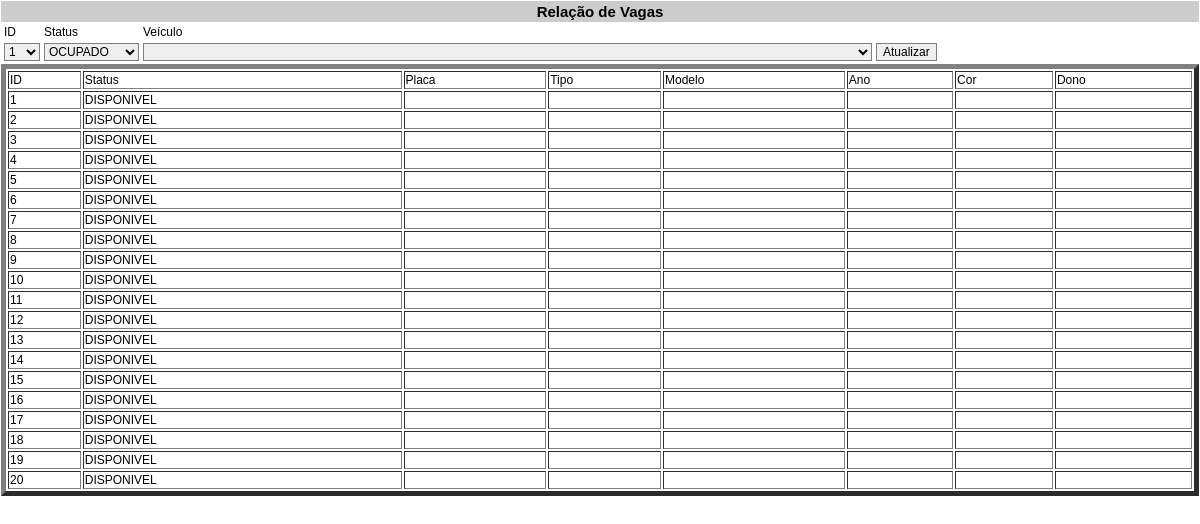
The page /home/Vagas/Vagas.php on the database its author committed.
### tables this page shows
CREATE TABLE `vagas` (
  `id_vaga` int(3) NOT NULL,
  `status_vaga` varchar(10) DEFAULT NULL,
  `fk_veiculo_vaga` int(6) DEFAULT NULL
);

### home/Vagas/Vagas.php (the view, shortened to what this page needs)
<html>
<head>
<link rel="stylesheet" href="estilo.css" type="text/css">
</head>
<body onload="document.form.CAMPOBUSCA.focus();">
<form name="form" method="post" action="Vagas2.php" onsubmit="return busca();">
<table width="100%" border="1" align="center" cellpadding="0" cellspacing="0" bordercolor="#CCCCCC">
	<tr><td bgcolor="#CCCCCC" align="center" class="titulo">Relação de Vagas</td></tr>
	<tr>
		<table>
			<tr>
				<td>ID</td>
				<td>Status</td>
				<td>Veículo</td>
			</tr>
			<tr>
				<td><?php
						$sql=mysql_query("SELECT * FROM vagas order by id_vaga");
						echo "<select name=ID>";
							while($row31 = mysql_fetch_assoc($sql)){
								echo "<option value=".$row31['id_vaga'].">".$row31['id_vaga']."</option>";
							}
						 echo "</select>";
					?></td>
				<td><select name=STATUS>
					<option value="OCUPADO">OCUPADO</option>
				</select></td>
				<td><?php
					$sql=mysql_query("SELECT * FROM veiculos order by id_veiculo");
					echo "<select name=VEICULO>";
						?><option value=""></option><?php
						while($row32 = mysql_fetch_assoc($sql)){
							echo "<option value=".$row32['id_veiculo'].">"."Placa: ".$row32['placa_veiculo']." | Tipo: ".$row32['tipo_veiculo']." | Modelo: ".$row32['modelo_veiculo']." | Ano: ".$row32['ano_veiculo']." | Cor: ".$row32['cor_veiculo']." | Dono: ";
							$fk1 = mysql_fetch_assoc(mysql_query("SELECT nome_cliente FROM clientes where id_cliente='".$row32['fk_cliente_veiculo']."'"));
							echo $fk1['nome_cliente']."</option>";
						}
					 echo "</select>";
				?></td>
				<td><input type="submit" name="Submit" value="Atualizar"</td>
			</tr>
		</table>
	</tr>
</table>
</form>
<?php
	$result = mysql_query("SELECT * FROM vagas");
	echo "<table border=5 style=3 width=100%><tr><td>ID</td><td>Status</td><td>Placa</td><td>Tipo</td><td>Modelo</td><td>Ano</td><td>Cor</td><td>Dono</td></tr>";
	while($row3 = mysql_fetch_assoc($result)){
        echo "<tr><td>".$row3['id_vaga']."</td>"."<td>".$row3['status_vaga']."</td>";
		$fk2 = mysql_fetch_assoc(mysql_query("SELECT * FROM veiculos where id_veiculo='".$row3['fk_veiculo_vaga']."'"));
		echo "<td>".$fk2['placa_veiculo']."</td><td>".$fk2['tipo_veiculo']."</td><td>".$fk2['modelo_veiculo']."</td><td>".$fk2['ano_veiculo']."</td><td>".$fk2['cor_veiculo']."</td>";
		$fk3 = mysql_fetch_assoc(mysql_query("SELECT * FROM clientes where id_cliente='".$fk2['fk_cliente_veiculo']."'"));
		echo "<td>".$fk3['nome_cliente']."</td></tr>";
    }
	echo "</table><br><br>";
?>
</body>
</html>

### home/estilo.css (style rules this page uses)
td { font-family: Verdana, Arial, Helvetica, sans-serif; color : black; font-size : 12px; }
td.titulo { font-family: Verdana, Arial, Helvetica, sans-serif; font-size : 15px; font-weight : bold; }
input { font-family: Verdana, Arial, Helvetica, sans-serif; font-size : 12px; border : 1px solid Gray; }
body { margin : 1 }
select { font-family: Verdana, Arial, Helvetica, sans-serif; font-size : 12px; border : 1px solid Gray; }
form { margin-bottom: 0 ; }

### rows shown on the page
vagas: id_vaga "1", status_vaga "DISPONIVEL"
vagas: id_vaga "2", status_vaga "DISPONIVEL"
vagas: id_vaga "3", status_vaga "DISPONIVEL"
vagas: id_vaga "4", status_vaga "DISPONIVEL"
vagas: id_vaga "5", status_vaga "DISPONIVEL"
vagas: id_vaga "6", status_vaga "DISPONIVEL"
vagas: id_vaga "7", status_vaga "DISPONIVEL"
vagas: id_vaga "8", status_vaga "DISPONIVEL"
vagas: id_vaga "9", status_vaga "DISPONIVEL"
vagas: id_vaga "10", status_vaga "DISPONIVEL"
vagas: id_vaga "11", status_vaga "DISPONIVEL"
vagas: id_vaga "12", status_vaga "DISPONIVEL"
vagas: id_vaga "13", status_vaga "DISPONIVEL"
vagas: id_vaga "14", status_vaga "DISPONIVEL"
vagas: id_vaga "15", status_vaga "DISPONIVEL"
vagas: id_vaga "16", status_vaga "DISPONIVEL"
vagas: id_vaga "17", status_vaga "DISPONIVEL"
vagas: id_vaga "18", status_vaga "DISPONIVEL"
vagas: id_vaga "19", status_vaga "DISPONIVEL"
vagas: id_vaga "20", status_vaga "DISPONIVEL"

### other values the page prints
form field ID "1"
